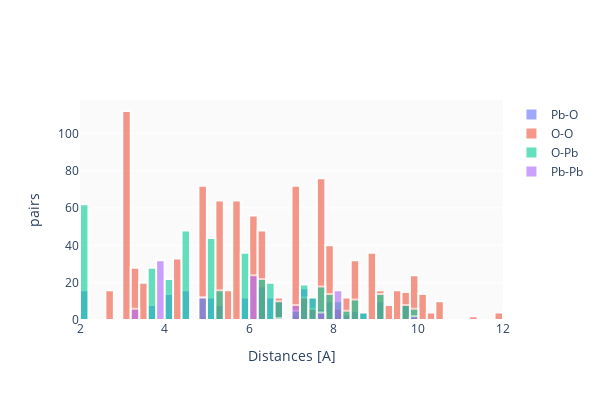

Here is the notebook cell this chart was saved with:
### Code cell
new = ClusterNeighbor()
new.load_xyz(path="structure_examples/198087-ICSD molecule.xyz")
new.plot_hist(plot_engine="plotly")

### Figure 1 — Plotly figure (JSON) as saved in the notebook; plotly's stock layout.template omitted (floating-point values rounded to 4 significant figures; data arrays with more than 128 entries replaced by an {"elided": "..."} marker saying what was removed)
{"data": [{"marker": {"line": {"color": "white", "width": 2}}, "name": "Pb-O", "opacity": 0.6, "type": "histogram", "x": {"elided": "214 float values"}, "xbins": {"size": 0.2}}, {"marker": {"line": {"color": "white", "width": 2}}, "name": "O-O", "opacity": 0.6, "type": "histogram", "x": {"elided": "946 float values"}, "xbins": {"size": 0.2}}, {"marker": {"line": {"color": "white", "width": 2}}, "name": "O-Pb", "opacity": 0.6, "type": "histogram", "x": {"elided": "446 float values"}, "xbins": {"size": 0.2}}, {"marker": {"line": {"color": "white", "width": 2}}, "name": "Pb-Pb", "opacity": 0.6, "type": "histogram", "x": [3.39, 4.96, 3.895, 6.008, 4.96, 3.895, 6.008, 3.895, 7.014, 3.895, 7.791, 6.177, 8.024, 8.024, 6.008, 3.895, 4.96, 6.008, 3.895, 4.96, 6.177, 7.791, 3.895, 7.014, 3.895, 8.024, 8.024, 3.895, 3.39, 7.014, 8.024, 7.791, 3.895, 4.96, 3.895, 6.008, 6.177, 3.895, 8.024, 3.895, 8.024, 7.014, 8.024, 6.008, 8.024, 4.96, 8.024, 6.008, 7.014, 9.92, 7.791, 8.024, 7.014, 6.177, 6.008, 3.895, 4.96, 3.895, 3.895, 8.024, 3.895, 3.39, 3.895, 4.96, 3.895, 6.008, 6.177, 8.024, 3.895, 3.895, 6.008, 8.024, 4.96, 8.024, 6.008, 9.92, 7.014, 6.177, 6.008, 3.895, 4.96, 3.895, 8.024, 3.895, 3.895, 3.39, 6.177, 6.78, 6.008, 6.008, 3.895, 3.39, 6.177, 3.895, 3.895, 3.895, 3.39, 4.96, 4.96, 3.895, 3.895, 3.895, 6.008, 6.008, 7.014], "xbins": {"size": 0.2}}], "layout": {"barmode": "overlay", "height": 400, "plot_bgcolor": "rgba(0.02,0.02,0.02,0.02)", "width": 600, "xaxis": {"tickmode": "auto", "title": {"text": "Distances [A]"}}, "yaxis": {"title": {"text": "pairs"}}}}
